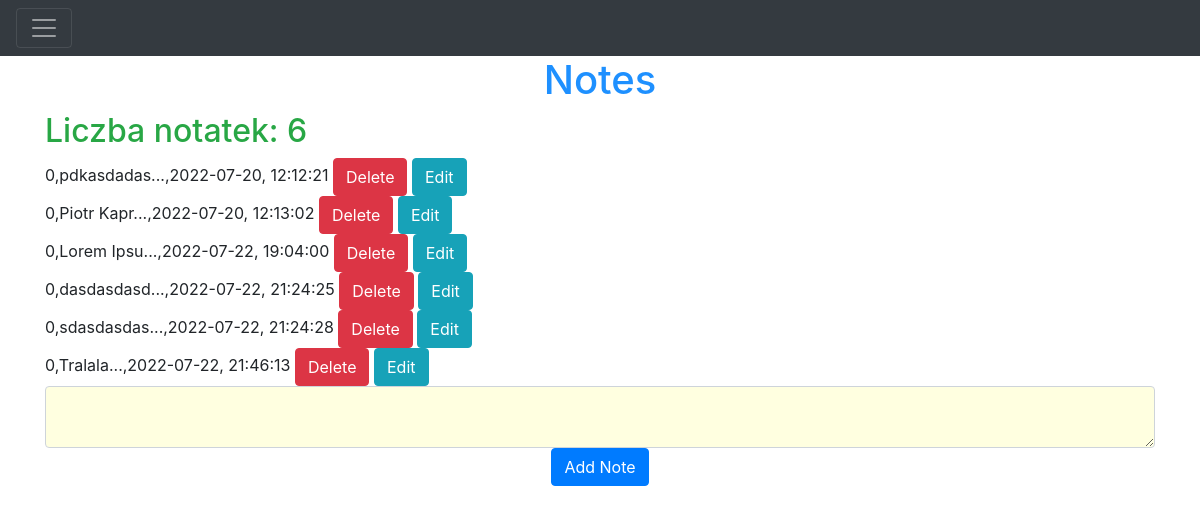
Page / (signed in) on the earlier database version.
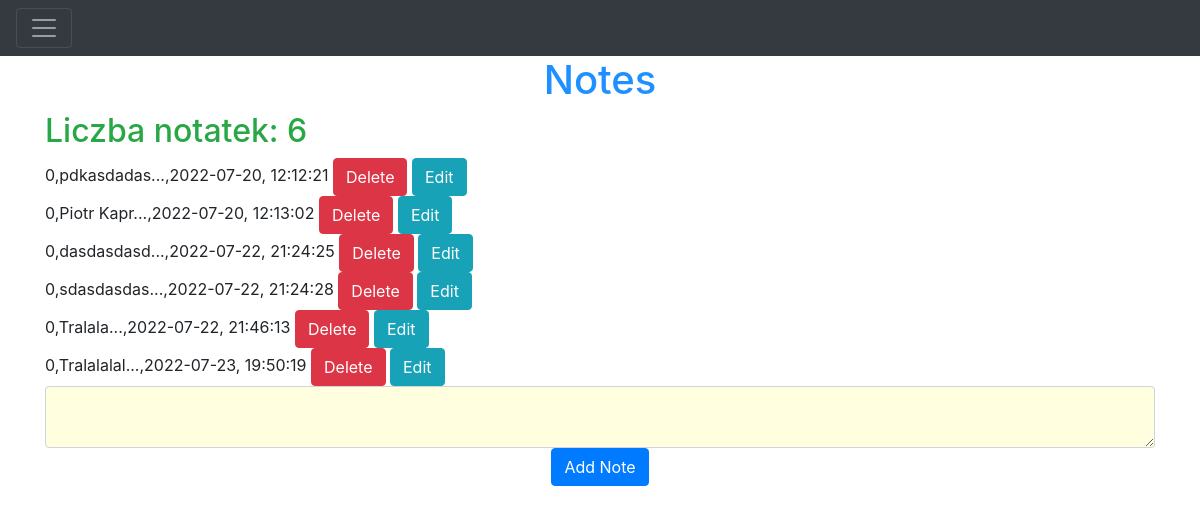
Same page on the later database version.
### strona/models.py (models this page shows)
class Note(db.Model):
    id = db.Column(db.Integer, primary_key=True)
    notatka = db.Column(db.String(10000))
    data = db.Column(db.DateTime(timezone=True), default=func.now())
    user_id = db.Column(db.Integer, db.ForeignKey('user.id'))
    Note_count = 0
    def __str__(self):
        self.notka = self.notatka[0:10]
        self.printable_date = self.data
        return f'{self.Note_count},{self.notka}...,{self.printable_date.strftime("%Y-%m-%d, %H:%M:%S")}'

### strona/views.py (the view, shortened to what this page needs)
@views.route('/', methods=['GET', 'POST'])
@login_required
def home():
    note = request.form.get('note')
    user = str(current_user)
    user = user.replace(">", "")
    user = user.split()
    rows = db.session.query(Note).filter(Note.user_id == user[1]).count()
    return render_template("home.html", user=current_user, rows=rows)

### strona/__init__.py (called while the page is built)
def create_app():
    app = Flask(__name__)
    app.secret_key = "Piotr"
    app.config['SQLALCHEMY_DATABASE_URI'] = f'sqlite:///{DB_NAME}'
    db.init_app(app)
    from .views import views
    from .auth import auth
    app.register_blueprint(views, url_prefix='/')
    app.register_blueprint(auth, url_prefix='/')
    from .models import Note, User
    create_database(app)
    login_manager = LoginManager()
    login_manager.login_view = 'auth.login'
    login_manager.init_app(app)
    @login_manager.user_loader
    def load_user(id):
        return User.query.get(int(id))
    return app

### strona/Templates/home.html (shortened to what this page needs)
{% extends "base.html" %}
{% block content %}
    <h1 style="color:dodgerblue" align="center">Notes</h1>
    <ul class="list-group list-group-flush" id="notes">
        <h2 style="color: #28a745"> Liczba notatek: {{ rows }}</h2>
        {% for note in  user.notes %}
            <div>
                {{ note }}
                <a href="{{ url_for('views.delete_post', id = note.id) }}">
                    <button type="button" class="btn btn-danger">Delete</button>
                </a>
                <a href="{{ url_for('views.edit_post', id = note.id) }}">
                    <button type="button" class="btn btn-info">Edit</button>
                </a>
            </div>
        {% endfor %}
        <form method="post">
            <div align="center">
                <textarea style="background-color:lightyellow" name="note" id="note" class="form-control"></textarea>
                <button type="submit" class="btn btn-primary">Add Note</button>
            </div>
        </form>
{% endblock %}

Differences in the rows shown:
removed Note: notatka+data "0,Lorem Ipsu...,2022-07-22, 19:04:00"
added Note: notatka+data "0,Tralalalal...,2022-07-23, 19:50:19"
